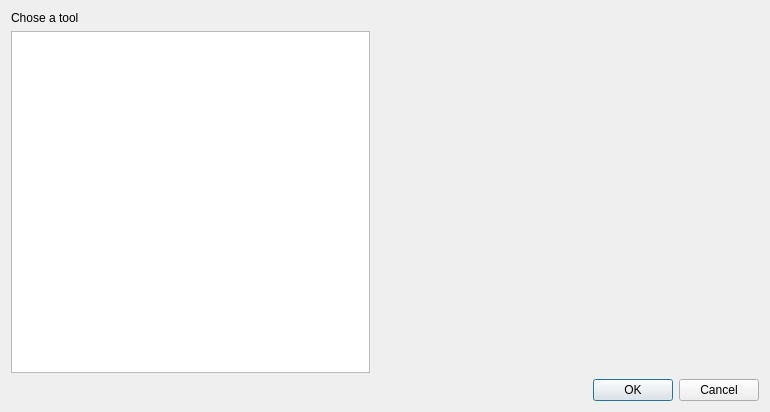
<?xml version="1.0" encoding="UTF-8"?>
<ui version="4.0">
 <class>DlgMenuNew</class>
 <widget class="QDialog" name="DlgMenuNew">
  <property name="geometry">
   <rect>
    <x>0</x>
    <y>0</y>
    <width>770</width>
    <height>412</height>
   </rect>
  </property>
  <property name="windowTitle">
   <string>Open New</string>
  </property>
  <layout class="QVBoxLayout" name="verticalLayout">
   <item>
    <widget class="QLabel" name="label">
     <property name="text">
      <string>Chose a tool</string>
     </property>
    </widget>
   </item>
   <item>
    <layout class="QHBoxLayout" name="horizontalLayout">
     <property name="spacing">
      <number>30</number>
     </property>
     <item>
      <widget class="QListWidget" name="editors_list">
       <property name="viewMode">
        <enum>QListView::ListMode</enum>
       </property>
      </widget>
     </item>
     <item>
      <widget class="QTextEdit" name="editor_about">
       <property name="styleSheet">
        <string notr="true">background-color:transparent;</string>
       </property>
       <property name="frameShape">
        <enum>QFrame::NoFrame</enum>
       </property>
      </widget>
     </item>
    </layout>
   </item>
   <item>
    <widget class="QDialogButtonBox" name="buttonBox">
     <property name="orientation">
      <enum>Qt::Horizontal</enum>
     </property>
     <property name="standardButtons">
      <set>QDialogButtonBox::Cancel|QDialogButtonBox::Ok</set>
     </property>
    </widget>
   </item>
  </layout>
 </widget>
 <resources/>
 <connections>
  <connection>
   <sender>buttonBox</sender>
   <signal>accepted()</signal>
   <receiver>DlgMenuNew</receiver>
   <slot>accept()</slot>
   <hints>
    <hint type="sourcelabel">
     <x>248</x>
     <y>254</y>
    </hint>
    <hint type="destinationlabel">
     <x>157</x>
     <y>274</y>
    </hint>
   </hints>
  </connection>
  <connection>
   <sender>buttonBox</sender>
   <signal>rejected()</signal>
   <receiver>DlgMenuNew</receiver>
   <slot>reject()</slot>
   <hints>
    <hint type="sourcelabel">
     <x>316</x>
     <y>260</y>
    </hint>
    <hint type="destinationlabel">
     <x>286</x>
     <y>274</y>
    </hint>
   </hints>
  </connection>
 </connections>
</ui>
